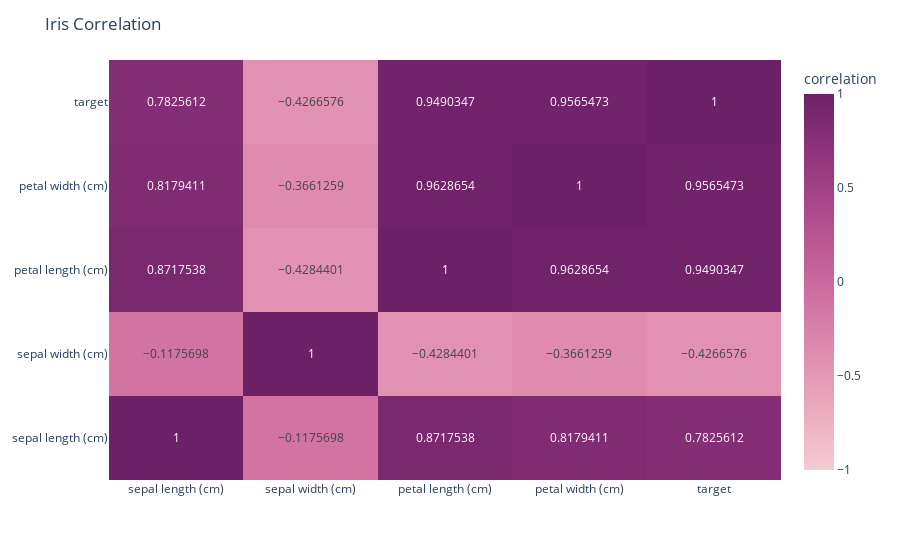

Notebook cell for this chart:
### Code cell
# Making a correlation heatmap

corr_matrix = df.corr()

fig = px.imshow(corr_matrix,
                labels = dict(color="correlation"),
                x = list(corr_matrix.columns),
                y = list(corr_matrix.index),
                color_continuous_scale=px.colors.sequential.Magenta,
                zmin = -1, zmax = 1,
                text_auto = True,
                aspect='auto',
                origin = "lower")
fig.update_layout(title="Iris Correlation")
fig.show()

### Figure 1 — Plotly figure (JSON) as saved in the notebook; plotly's stock layout.template omitted (floating-point values rounded to 4 significant figures)
{"data": [{"coloraxis": "coloraxis", "hovertemplate": "x: %{x}<br>y: %{y}<br>correlation: %{z}<extra></extra>", "name": "0", "texttemplate": "%{z}", "type": "heatmap", "x": ["sepal length (cm)", "sepal width (cm)", "petal length (cm)", "petal width (cm)", "target"], "xaxis": "x", "y": ["sepal length (cm)", "sepal width (cm)", "petal length (cm)", "petal width (cm)", "target"], "yaxis": "y", "z": [[1, -0.1176, 0.8718, 0.8179, 0.7826], [-0.1176, 1, -0.4284, -0.3661, -0.4267], [0.8718, -0.4284, 1, 0.9629, 0.949], [0.8179, -0.3661, 0.9629, 1, 0.9565], [0.7826, -0.4267, 0.949, 0.9565, 1]]}], "layout": {"coloraxis": {"cmax": 1, "cmin": -1, "colorbar": {"title": {"text": "correlation"}}, "colorscale": [[0, "rgb(243, 203, 211)"], [0.1667, "rgb(234, 169, 189)"], [0.3333, "rgb(221, 136, 172)"], [0.5, "rgb(202, 105, 157)"], [0.6667, "rgb(177, 77, 142)"], [0.8333, "rgb(145, 53, 125)"], [1, "rgb(108, 33, 103)"]]}, "margin": {"t": 60}, "title": {"text": "Iris Correlation"}, "xaxis": {"anchor": "y", "domain": [0, 1]}, "yaxis": {"anchor": "x", "autorange": true, "domain": [0, 1]}}}
